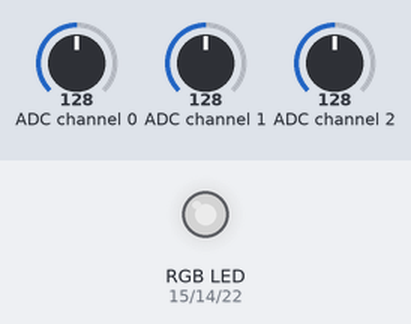
A program run on a simulated Raspberry Pi (BCM pin numbers). Parts: an RGB LED mixed from three pins (HIGH = lit). The test bench sets the inputs (shaded band); at power-on: ADC channel 0 = 128, ADC channel 1 = 128, ADC channel 2 = 128 (analog values on the 0–255 scale). Dim RGB values are drawn brighter than linear; library files of the repository ran but are not shown: ADC0834.py; pins used as bus, display or sensor lines are not drawn.

Above: at 1.2 s.
1.3 s: ADC channel 0 set to 178
At 2.6 s:
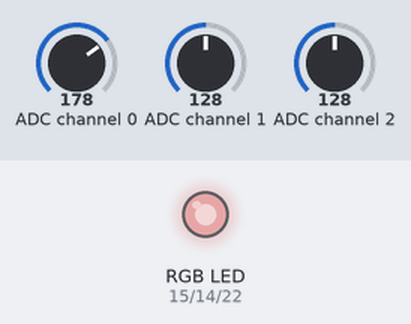
2.9 s: ADC channel 1 set to 178
At 3.8 s:
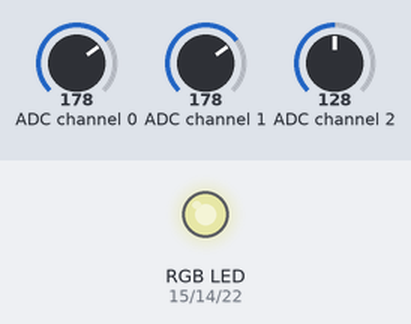
4.5 s: ADC channel 2 set to 178
At 5.8 s:
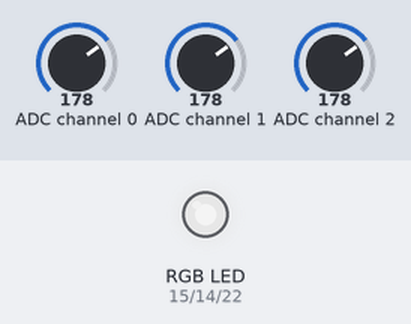
6.1 s: ADC channel 0 set to 224
At 6.9 s:
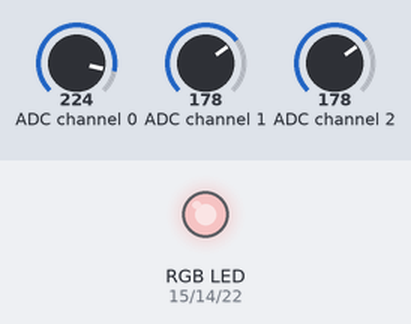
7.8 s: ADC channel 1 set to 224
At 9.1 s:
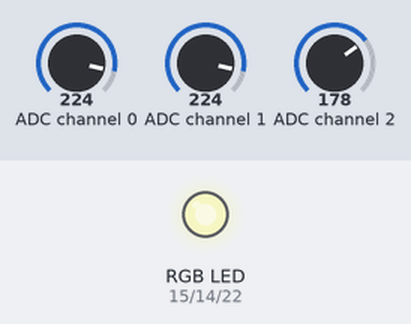
9.4 s: ADC channel 2 set to 224
At 10.0 s:
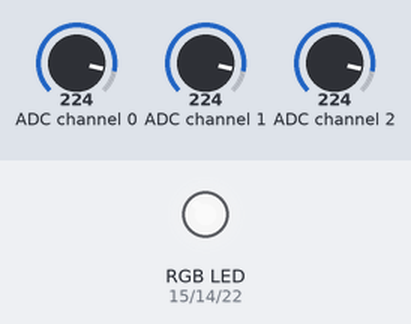
Timing chart, 0 to 12.0 s (numbered marks = the images above; inputs shaded):
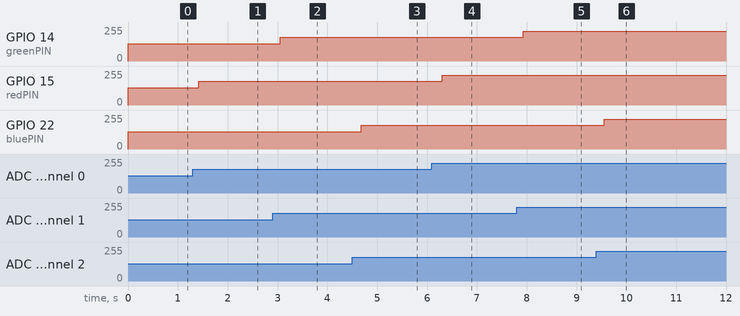

Measured:
- after the input at 1.3 s, GPIO 15 (redPIN): 128/255 → 178/255 after 0.12 s
- after the input at 2.9 s, GPIO 14 (greenPIN): 128/255 → 178/255 after 0.15 s
- after the input at 4.5 s, GPIO 22 (bluePIN): 128/255 → 178/255 after 0.18 s
- after the input at 6.1 s, GPIO 15 (redPIN): 178/255 → 224/255 after 0.20 s
- after the input at 7.8 s, GPIO 14 (greenPIN): 178/255 → 224/255 after 0.13 s
- after the input at 9.4 s, GPIO 22 (bluePIN): 178/255 → 224/255 after 0.16 s

The program:

l16_rgb_potentiometer.py
```python
import RPi.GPIO as GPIO
from time import sleep
import ADC0834

GPIO.setmode(GPIO.BCM)
redPIN = 15
greenPIN =14
bluePIN = 22
GPIO.setup([redPIN,greenPIN,bluePIN],GPIO.OUT)
ADC0834.setup()
myPWMred = GPIO.PWM(redPIN , 50)
myPWMgreen = GPIO.PWM(greenPIN , 50)
myPWMblue = GPIO.PWM(bluePIN , 50)
redDC = 0
greenDC = 0
blueDC = 0

myPWMred.start(redDC)
myPWMgreen.start(greenDC)
myPWMblue.start(blueDC)

try :
    while True:
        redVal = ADC0834.getResult(0)
        redDC = 100/255 * redVal
        myPWMred.ChangeDutyCycle(redDC)

        greenVal = ADC0834.getResult(1)
        greenDC = 100/255 * greenVal
        myPWMgreen.ChangeDutyCycle(greenDC)

        blueVal = ADC0834.getResult(2)
        blueDC = 100/255 * blueVal
        myPWMblue.ChangeDutyCycle(blueDC)
        sleep(.2)


except KeyboardInterrupt :
    print("GPIO is free")
    GPIO.cleanup()

    
```
